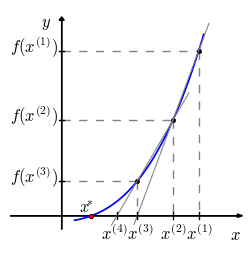

Here is the Python script that generated this plot:
#!/usr/bin/env python3
# -*- coding: utf-8 -*-

'''
Este trabalho está licenciado sob a Licença Creative Commons Atribuição-CompartilhaIgual 3.0 Não Adaptada. Para ver uma cópia desta licença, visite https://creativecommons.org/licenses/by-sa/3.0/ ou envie uma carta para Creative Commons, PO Box 1866, Mountain View, CA 94042, USA.

Author: Picknick - 09/2016

Descrição:
Ilustração do método das secantes.

Description:
Illustration of the secants' method.
'''

import numpy as np
import scipy as sci
from scipy import optimize
import matplotlib.pyplot as plt

#canvas
fig = plt.figure(figsize=(3,3), dpi=300, linewidth=0.0, facecolor="white")

#axes definitions
ax = plt.subplot(1,1,1)

ax.set_xlim(-1,3.5)
ax.set_ylim(-5,30)

ax.set_xticks([])
ax.set_yticks([])

ax.set_frame_on(False)

ax.arrow(-1, 0, 4.5, 0, length_includes_head=True, facecolor='black', head_length=0.1, head_width=0.5)
ax.text(3.25,-3.5,r"$x$")

ax.arrow(0, -2, 0, 31, length_includes_head=True, facecolor='black', head_length=0.5, head_width=0.1)
ax.text(-0.4, 27.5, r"$y$")

def fun(x):
    return 0.8*(x+0.5)**3-1

a = 0.25
b = 2.75
x = np.linspace (a, b)
ax.plot(x, fun(x), lw=1.25)

def rsec(x,x0,x1):
    return (fun(x1)-fun(x0))/(x1-x0)*(x-x1) + fun(x1)

#(x1,f(x1))
x1=2.65
a = x1
ax.plot ([0, a], [fun(a), fun(a)], color='gray', linestyle='dashed')
ax.plot ([a, a], [fun(a), 0], color='gray', linestyle='dashed')
ax.plot (a, fun(a), 'ko', markersize=3)
ax.plot ([a, a], [-0.5, 0.5], color='black')
ax.plot ([-0.05, 0.05], [fun(a), fun(a)], color='black')
ax.text (-1, fun(a)-0.1, r"$f(x^{(1)})$")
ax.text (a - 0.25, -3.5, r"$x^{(1)}$")

#(x2,fx2)
x2=2.15
a = x2
ax.plot ([0, a], [fun(a), fun(a)], color='gray', linestyle='dashed')
ax.plot ([a, a], [fun(a), 0], color='gray', linestyle='dashed')
ax.plot (a, fun(a), 'ko', markersize=3)
ax.plot ([a, a], [-0.5, 0.5], color='black')
ax.plot ([-0.05, 0.05], [fun(a), fun(a)], color='black')
ax.text (-1, fun(a)-0.1, r"$f(x^{(2)})$")
ax.text (a - 0.25, -3.5, r"$x^{(2)}$")

#secant for x1 and x2
xx = np.linspace(x2-0.75,x2+0.7)
ax.plot(xx,rsec(xx,x1,x2),color="gray",lw=0.75)

#(x3,f(x3))
x3 = x2 - fun(x2)*(x2-x1)/(fun(x2)-fun(x1))
a = x3
ax.plot ([0, a], [fun(a), fun(a)], color='gray', linestyle='dashed')
ax.plot ([a, a], [fun(a), 0], color='gray', linestyle='dashed')
ax.plot (a, fun(a), 'ko', markersize=3)
ax.plot ([a, a], [-0.5, 0.5], color='black')
ax.plot ([-0.05, 0.05], [fun(a), fun(a)], color='black')
ax.text (-1, fun(a)-0.1, r"$f(x^{(3)})$")
ax.text (a - 0.2, -3.5, r"$x^{(3)}$")

#secant for x2 and x3
xx = np.linspace(x3-0.5,x3+1)
ax.plot(xx,rsec(xx,x2,x3),color="gray",lw=0.75)

#(x4, f(x4))
x4 = x3 - fun(x3)*(x3-x2)/(fun(x3)-fun(x2))
a = x4
ax.plot ([a, a], [-0.5, 0.5], color='black')
ax.text (a - 0.3, -3.5, r"$x^{(4)}$")

xstar = sci.optimize.fsolve(fun,a)
ax.plot ([xstar, xstar], [0, 0], 'ro', markersize=3)
ax.text (xstar - 0.25, 0.5, r"$x\!^{*}$")

fig_file =  "metodo_das_secantes"
fig.savefig(fig_file+".eps", bbox_inches='tight')
fig.savefig(fig_file+".svg", bbox_inches='tight')
fig.savefig(fig_file+".png", bbox_inches='tight')


